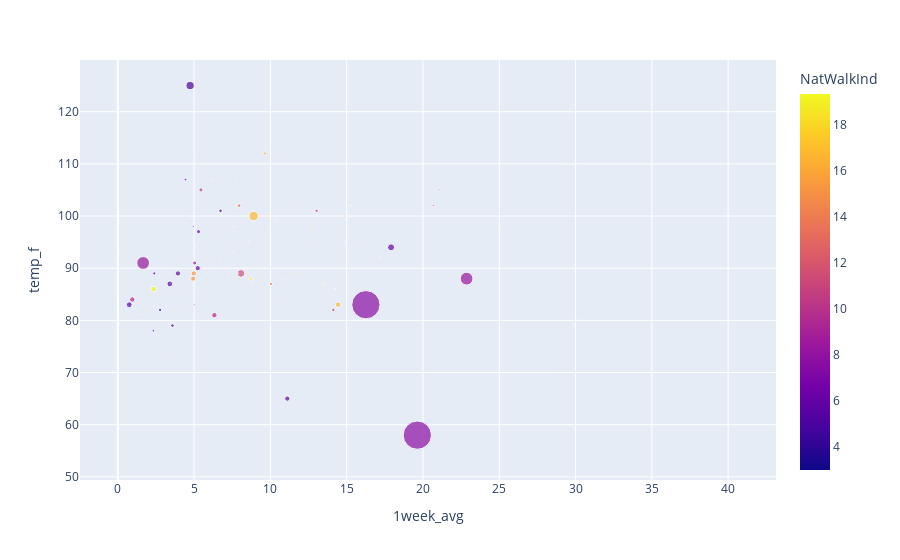

Notebook code cell kept with this figure:
### Code cell
#total water size (acres )
fig = px.scatter(df, x="1week_avg", y="temp_f", color="NatWalkInd",
                 size='Ac_Water', hover_data=['D4A_Ranked'])
fig.show()

### Figure 1 — Plotly figure (JSON) as saved in the notebook; plotly's stock layout.template omitted (floating-point values rounded to 4 significant figures; data arrays with more than 128 entries replaced by an {"elided": "..."} marker saying what was removed)
{"data": [{"customdata": {"elided": "612x1 int values"}, "hovertemplate": "1week_avg=%{x}<br>temp_f=%{y}<br>Ac_Water=%{marker.size}<br>D4A_Ranked=%{customdata[0]}<br>NatWalkInd=%{marker.color}<extra></extra>", "legendgroup": "", "marker": {"color": {"elided": "612 float values"}, "coloraxis": "coloraxis", "size": {"elided": "612 float values"}, "sizemode": "area", "sizeref": 9.907, "symbol": "circle"}, "mode": "markers", "name": "", "orientation": "v", "showlegend": false, "type": "scatter", "x": {"elided": "612 float values"}, "xaxis": "x", "y": {"elided": "612 int values"}, "yaxis": "y"}], "layout": {"coloraxis": {"colorbar": {"title": {"text": "NatWalkInd"}}, "colorscale": [[0, "#0d0887"], [0.1111, "#46039f"], [0.2222, "#7201a8"], [0.3333, "#9c179e"], [0.4444, "#bd3786"], [0.5556, "#d8576b"], [0.6667, "#ed7953"], [0.7778, "#fb9f3a"], [0.8889, "#fdca26"], [1, "#f0f921"]]}, "legend": {"itemsizing": "constant", "tracegroupgap": 0}, "margin": {"t": 60}, "xaxis": {"anchor": "y", "domain": [0, 1], "title": {"text": "1week_avg"}}, "yaxis": {"anchor": "x", "domain": [0, 1], "title": {"text": "temp_f"}}}}
